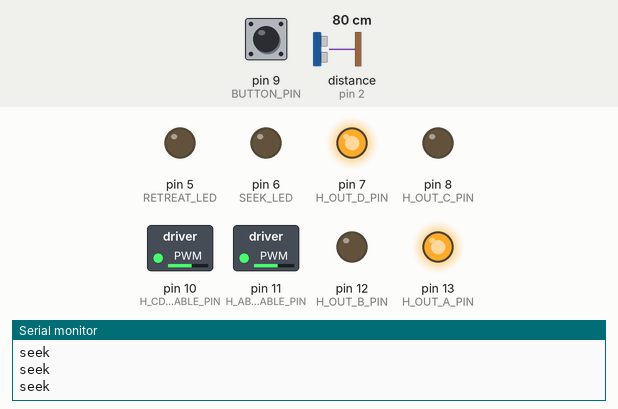
Recording of a program running on a simulated Arduino Uno, built with avr-gcc and run on an emulated ATmega328P. Shown: switched loads named in the program (green lamp = pin HIGH), output pins drawn as LEDs (lit = HIGH), the last lines printed to the serial monitor. Wiring (inferred from the names in the program): ultrasonic range finder: trigger pin 4; echo pin 2. The inputs (shaded band) are chosen by the test bench; at power-on: distance to the obstacle (sensor on pin 2) 80 cm, pin 9 (BUTTON_PIN) HIGH. The echo pulse lasts 58.3 µs per cm; pins used as bus, display or sensor lines are not drawn.

Above: at 1.2 s.
1.3 s: distance to the obstacle (sensor on pin 2) set to 57 cm
4.3 s: distance to the obstacle (sensor on pin 2) set to 47 cm
At 4.9 s:
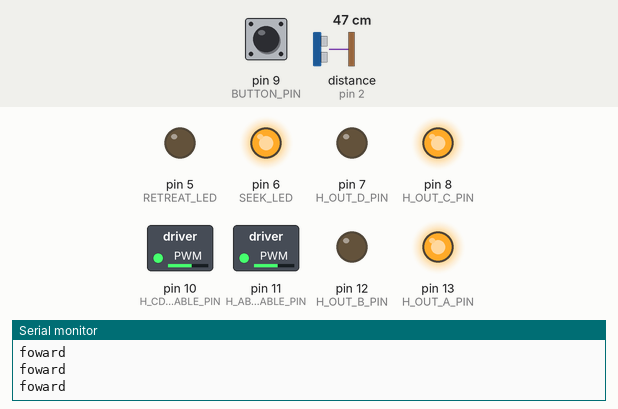
5.8 s: distance to the obstacle (sensor on pin 2) set to 60 cm
At 7.2 s:
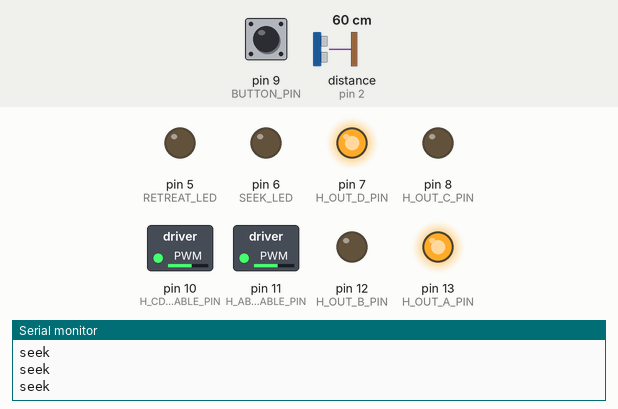
Timing chart, 0 to 8.8 s (numbered marks = the images above; inputs shaded):
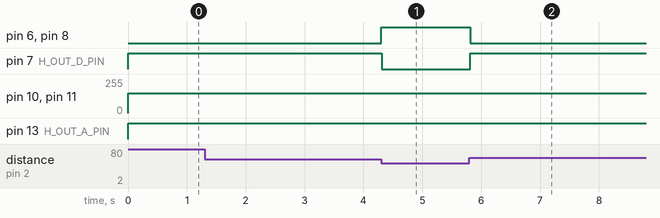

Measured:
- the behaviour switches between 52 and 51 cm on distance to the obstacle (sensor on pin 2) (found by bisection; images 0 and 1)
- after the input at 4.3 s, pin 6 (SEEK_LED), pin 8 (H_OUT_C_PIN): LOW → HIGH at once; pin 7 (H_OUT_D_PIN): HIGH → LOW at once
- after the input at 5.8 s, pin 6 (SEEK_LED), pin 8 (H_OUT_C_PIN): HIGH → LOW at once; pin 7 (H_OUT_D_PIN): LOW → HIGH at once

The program:

main.cpp
```cpp
#include <Arduino.h>
#include <stdint.h>
#include "motor.h"
#include "ultrasnd.h"
#include "robotact.h"
#include "pins.h"

void setup() {
  pinMode(H_OUT_A_PIN, OUTPUT);
  pinMode(H_OUT_B_PIN, OUTPUT);
  pinMode(H_OUT_C_PIN, OUTPUT);
  pinMode(H_OUT_D_PIN, OUTPUT);
  pinMode(HC_TRIG_PIN, OUTPUT);
  pinMode(HC_ECHO_PIN, INPUT);
  pinMode(SEEK_LED, OUTPUT);
  pinMode(RETREAT_LED, OUTPUT);
  pinMode(BUTTON_PIN, INPUT_PULLUP);
  Serial.begin(9600);
}

bool detectBorder() {
  if (digitalRead(BUTTON_PIN) == LOW) {
    return true;
  }
  return false;
}

State current_state = SEEK;

void loop() {
  const unsigned int range = 50; // The robot will detect objects within this range
  const uint8_t robot_speed = 150;
  const unsigned int trashold = 10;
  struct Motor motorA = createMotor(H_AB_ENABLE_PIN, H_OUT_A_PIN, H_OUT_B_PIN);
  struct Motor motorB = createMotor(H_CD_ENABLE_PIN, H_OUT_C_PIN, H_OUT_D_PIN);
  struct Ultrasnd eyes = createUltrasndSensor(HC_TRIG_PIN, HC_ECHO_PIN);

  switch (current_state) {
    case SEEK: {
      Serial.println("seek");
      bool object_found = seek(motorA, motorB, eyes, robot_speed, trashold, range);
      digitalWrite(SEEK_LED, object_found ? HIGH : LOW);
      current_state = object_found ? FOWARD : SEEK;
      break;
    }
    case FOWARD: {
      Serial.println("foward");
      if (detectBorder()) {
        current_state = RETREAT;
      } else if (isInRange(getDistance(eyes, trashold), range)) {
        moveRobotFoward(motorA, motorB, robot_speed);
        current_state = FOWARD;
      } else {
        current_state = SEEK;
      }
      break;
    }
    case RETREAT: {
      Serial.print("retreat");
      digitalWrite(RETREAT_LED, HIGH);
      retreatRobot(motorA, motorB, robot_speed, 450);
      digitalWrite(RETREAT_LED, LOW);
      current_state = SEEK;
      break;
    }
    default: {
      Serial.println("stop");
      current_state = STOP;
      stopRobot(motorA, motorB);
      break;
    }
  }
}
```

pins.h
```cpp
#ifndef PINS_H
#define PINS_H

#include <stdint.h>

// DC motors pinout
const uint8_t H_AB_ENABLE_PIN = 11;  // PWM
const uint8_t H_CD_ENABLE_PIN = 10;  // PWM
const uint8_t H_OUT_A_PIN = 13;
const uint8_t H_OUT_B_PIN = 12;
const uint8_t H_OUT_C_PIN = 8;
const uint8_t H_OUT_D_PIN = 7;

// HC-SR04 pinout
const uint8_t HC_TRIG_PIN = 4;
const uint8_t HC_ECHO_PIN = 2;

const uint8_t SEEK_LED = 6; // On when object is found
const uint8_t RETREAT_LED = 5; // On when robot is iin RETREAT state
const uint8_t BUTTON_PIN = 9; // When pressed robot activates RETREAT state

#endif
```
